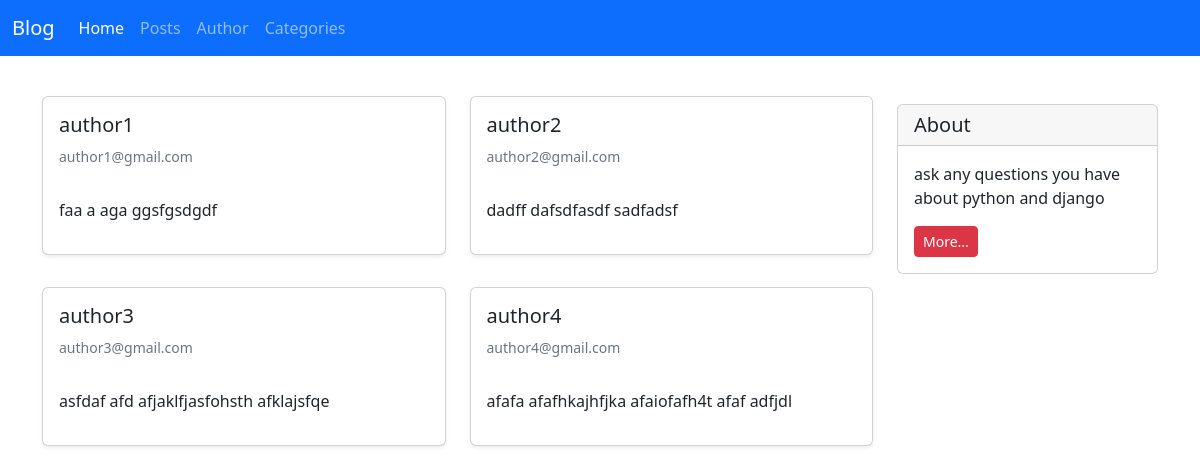
Page /author/ on the committed database.
### author/models.py (models this page shows, shortened)
class Author(models.Model):
    name = models.CharField(max_length=100)
    email = models.EmailField()
    bio = models.TextField()
    image = models.ImageField(upload_to="images/", null=True)

### author/views.py (the view)
# urls.py: path('', author_view, name='author_list'),
def author_view(request):
    author_list = Author.objects.all().order_by('name')
    return render(request, 'author/author_list.html', {'author_list': author_list})

### templates/author/author_list.html (shortened to what this page needs)
{% extends '_base.html' %}
{% block content %}
<div class="container mt-4">
    <div class="row">
        <div class="col-9">
            <div class="row">
                {% if author_list %}
                    {% for author in author_list %}
                        <div class="col-lg-6">
                            <a href="{% url 'author_detail' author.id%}" class="card-link">
                                <div class="card shadow-sm my-3">
                                    <div class="card-body">
                                        <h5 class="card-title">{{ author.name }}</h5>
                                        <h6 class="card-subtitle mb-2 text-muted small py-2">{{ author.email }}</h6>
                                        <p class="card-text py-3">
                                            {{ author.bio|truncatewords:10 }}
                                        </p>
                                    </div>
                                </div>
                            </a>
                        </div>
                    {% endfor %}
                {% else %}
                    <h1 class="text-bold shadow-sm">No Data Found 404!</h1>
                {% endif %}
            </div>
        </div>
        <div class="col-3">
                <div class="card my-4">
                    <h5 class="card-header">About</h5>
                    <div class="card-body">
                        <p class="card-text">ask any questions you have about python and django</p>
                        <a href="#"
                           class="btn btn-sm btn-danger">
                            More...
                        </a>
                    </div>
                </div>
        </div>
    </div>
</div>
{% endblock %}

### rows in the picture
Author: name "author1", email "author1@gmail.com", bio "faa a aga ggsfgsdgdf"
Author: name "author2", email "author2@gmail.com", bio "dadff dafsdfasdf sadfadsf"
Author: name "author3", email "author3@gmail.com", bio "asfdaf afd afjaklfjasfohsth afklajsfqe"
Author: name "author4", email "author4@gmail.com", bio "afafa afafhkajhfjka afaiofafh4t afaf adfjdl"
